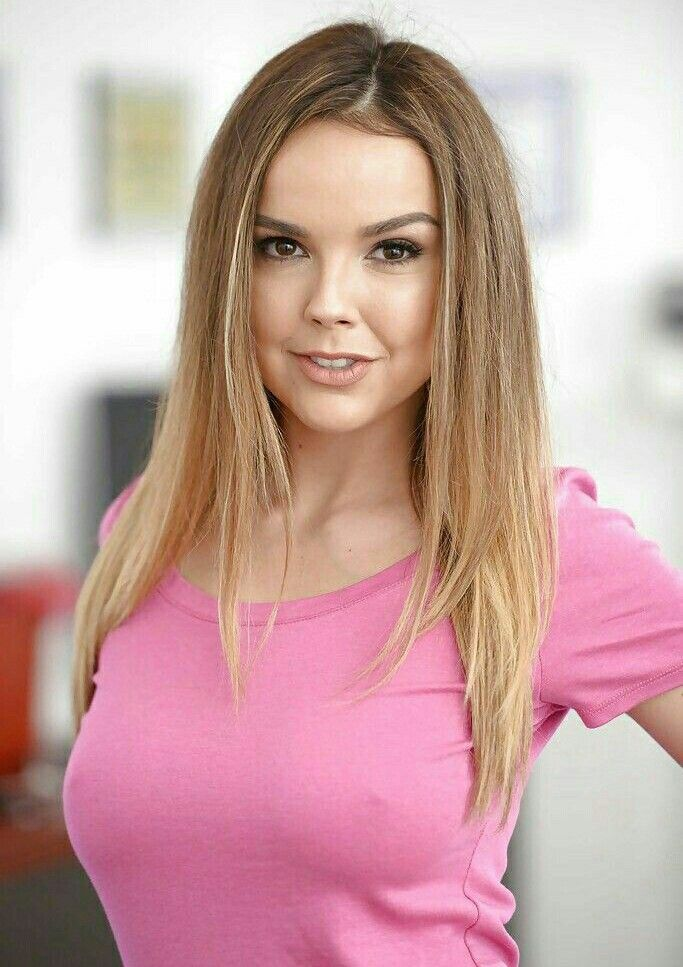
#> input picture dataset_from_pictures/1.jpg, 683 x 967 px; its folder holds only this picture in this run
$ python cut.py
#> lines starting #> are read from the running program, lines starting #| are printed output that depends on the picture; after the words box and inside, x2 and y2 are one past the last pixel; in counts of white or black regions, pixels touching at a corner belong together
import cv2
import numpy as np
from PIL import Image

cascadePath = "haarcascade_frontalface_default.xml"
faceCascade = cv2.CascadeClassifier(cascadePath);
for i in range(1,21):
    img = Image.open('{}.jpg'.format(i))
#> img is the input picture: PIL image 683x967 RGB; mean R, G, B 201.5, 164.5, 162.7
    imgg=np.array(img)
    im = cv2.cvtColor(imgg, cv2.COLOR_BGR2RGB)
    gray=cv2.cvtColor(im,cv2.COLOR_BGR2GRAY)
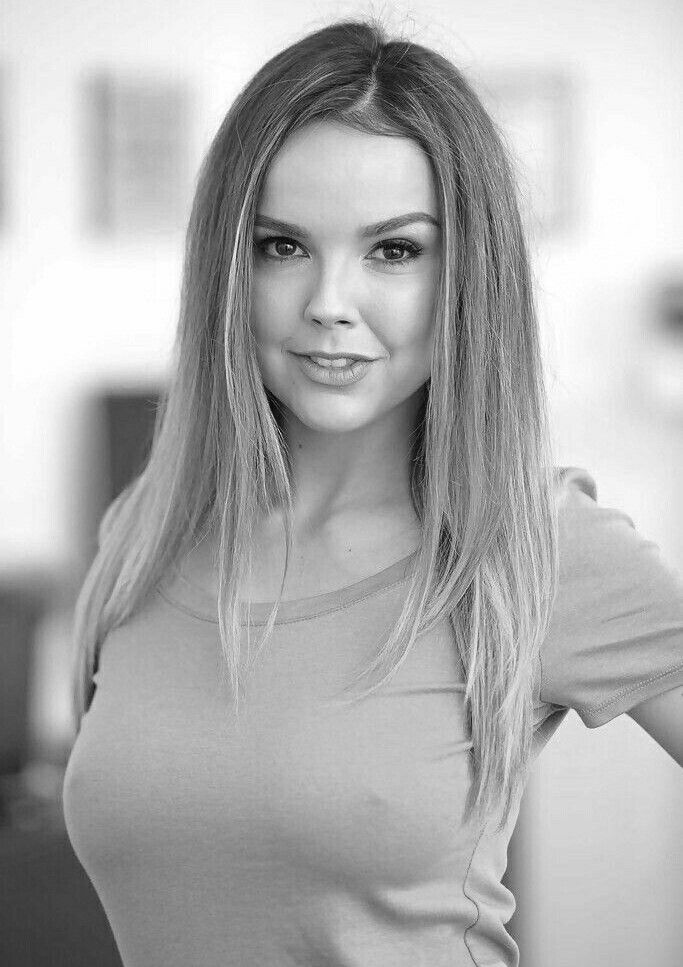
#> gray: shape (967, 683); min 1, max 255, mean 175.4

    faces=faceCascade.detectMultiScale(gray,1.2,5)
#> faces = [[203, 153, 266, 266]]
    for(x,y,w,h) in faces:
        cv2.rectangle(gray,(x,y),(x+w,y+h),(255,0,0),2)
        crop_img = gray[y:y+h, x:x+w]
        cv2.imwrite('User.2.{}.jpg'.format(i),crop_img)
#> this loop made 1 pass
#> pass 1, `crop_img = gray[y:y+h, x:x+w]`:
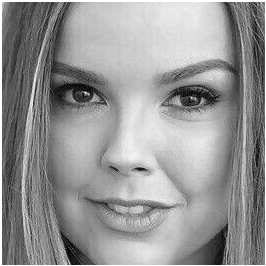
#> crop_img: shape (266, 266); min 1, max 255, mean 149.5
#> after the loop:
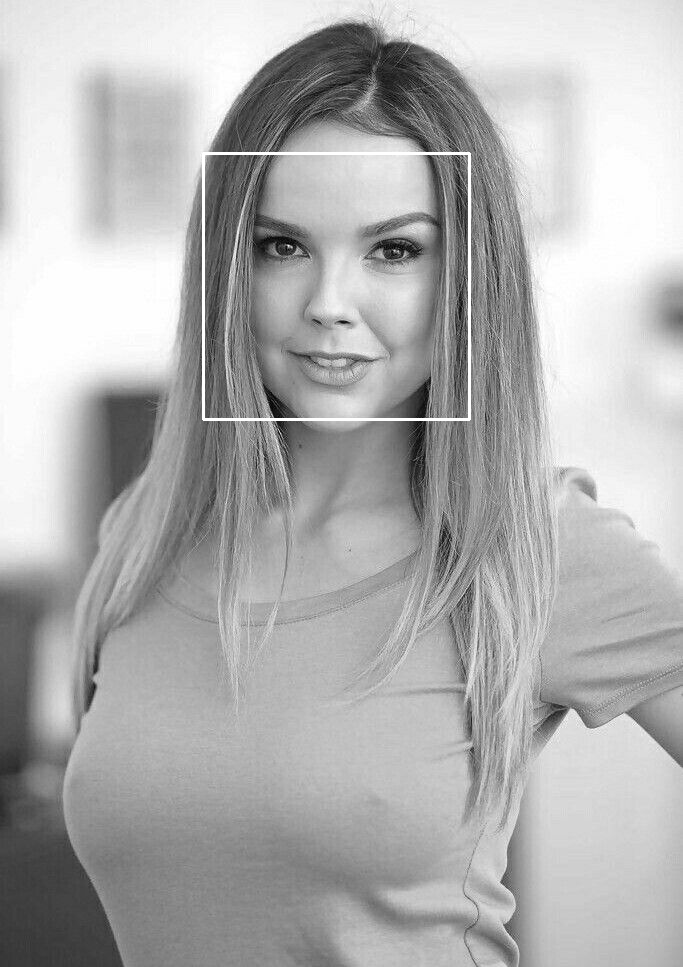
#> gray: shape (967, 683); 0.48% of pixels changed, all inside (x1, y1, x2, y2) = (202, 152, 471, 421)
#> (the run stopped early here; a loop or call above may not have finished)
